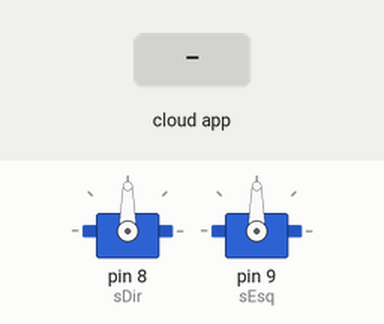
The sketch below on a simulated Arduino Uno, built with avr-gcc and run on an emulated ATmega328P. Shown: 2 × servo. The inputs (shaded band) are chosen by the test bench. The ROS host is connected and sends only what is stated.

Above: at 1.2 s.
1.3 s: the phone or cloud app sets coordenadas to 0
At 2.5 s:
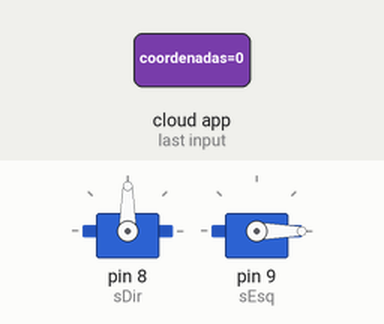
2.8 s: the phone or cloud app sets coordenadas to 1
At 3.8 s:
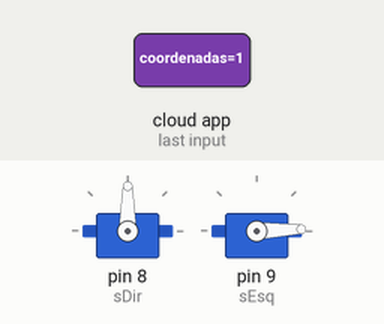
Timing chart, 0 to 5.8 s (numbered marks = the images above; inputs shaded):
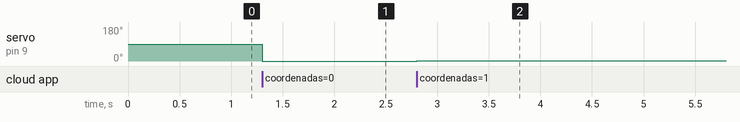

The sketch:

listennerServo.ino
```cpp
 #include <ros.h>
#include <std_msgs/Int8.h>
#include <Servo.h>

ros::NodeHandle nh;

Servo sDir;
Servo sEsq;

void messageCb(const std_msgs::Int8& msg) {

  int valorLido = msg.data;
  int ang = 0;

  if (valorLido <= 63) {
  	ang = map(valorLido, 0, 63, 0, 180);
    sEsq.write(ang);
  } else {
  	ang = map(valorLido, 63, 127, 0, 180);
  	sDir.write(	ang);
  }

  /*float ang = 0;
  if (valorReal < 200.0) {
    ang = map(valorReal, 0, 200, 0, 180);
    sEsq.write(ang);
  } else {
    ang = map(valorReal, 200, 400, 0, 180);
    sDir.write(180 - ang);
  }*/

}

ros::Subscriber<std_msgs::Int8> sub("rosserial/coordenadas", &messageCb);

void setup() {

  sDir.attach(8);
  sEsq.attach(9);

  nh.initNode();
  nh.subscribe(sub);
}

void loop(){
  nh.spinOnce();
}
```

Measured:
- after the input at 1.3 s, servo on pin 9 (sEsq): 90° → 0° at once
- after the input at 2.8 s, servo on pin 9 (sEsq): 0° → 2° at once
